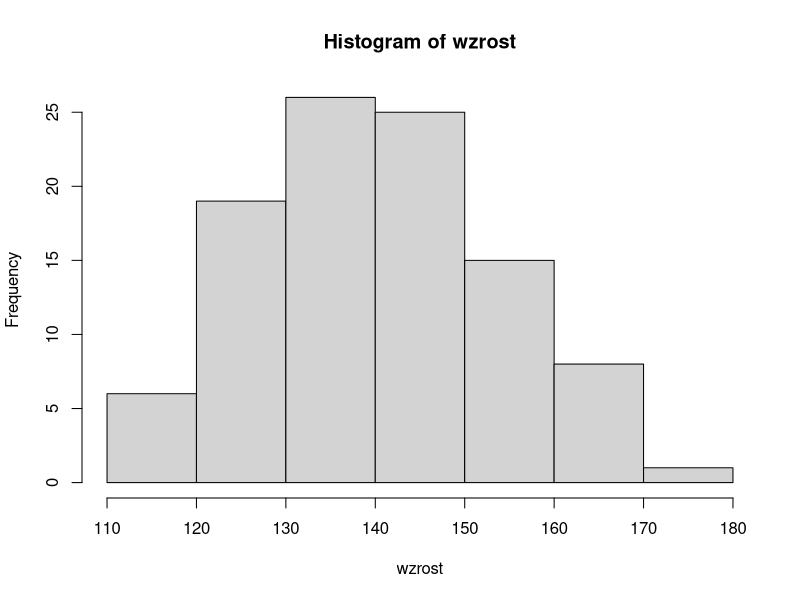
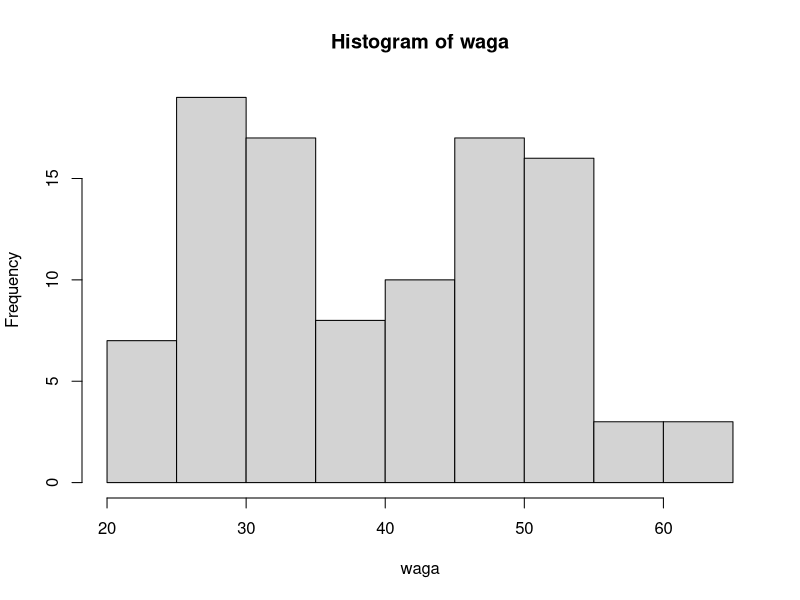
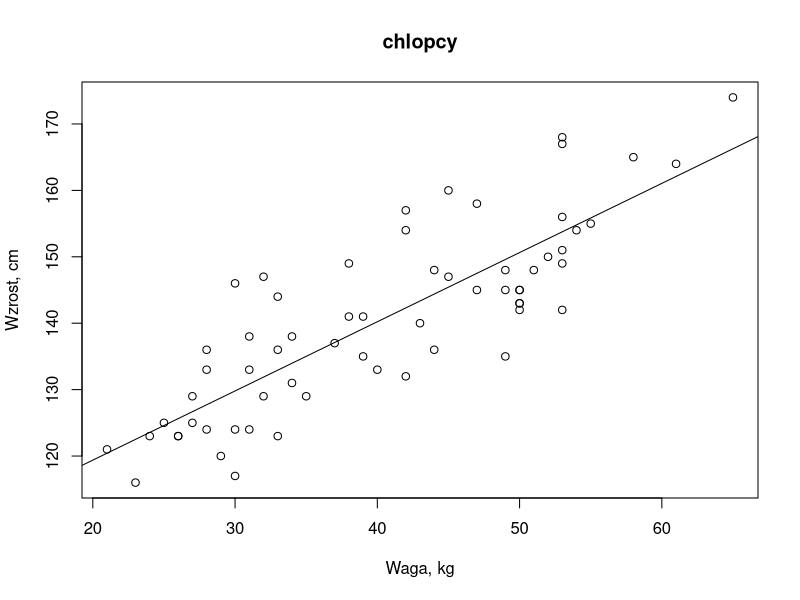
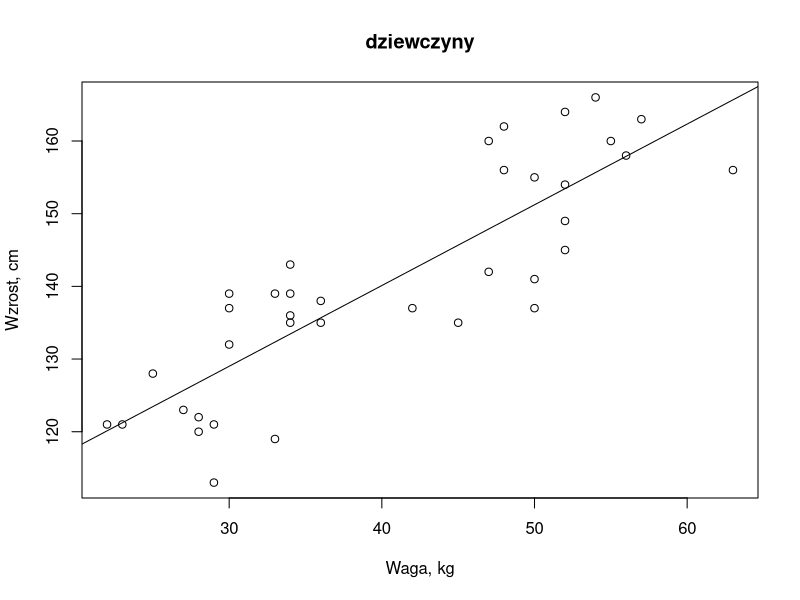
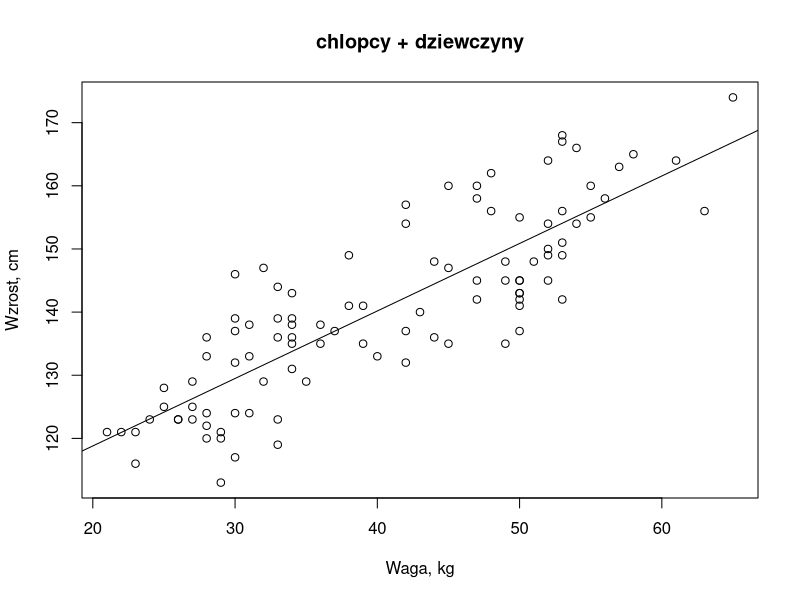
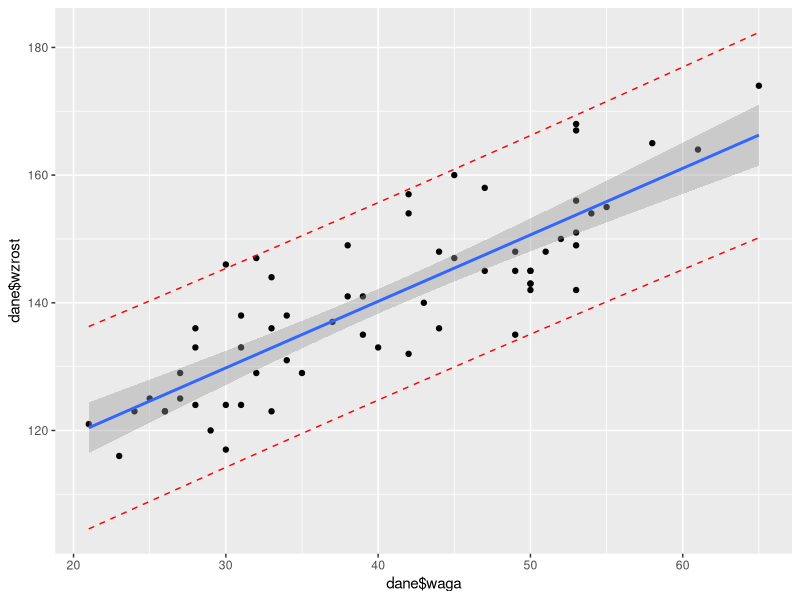
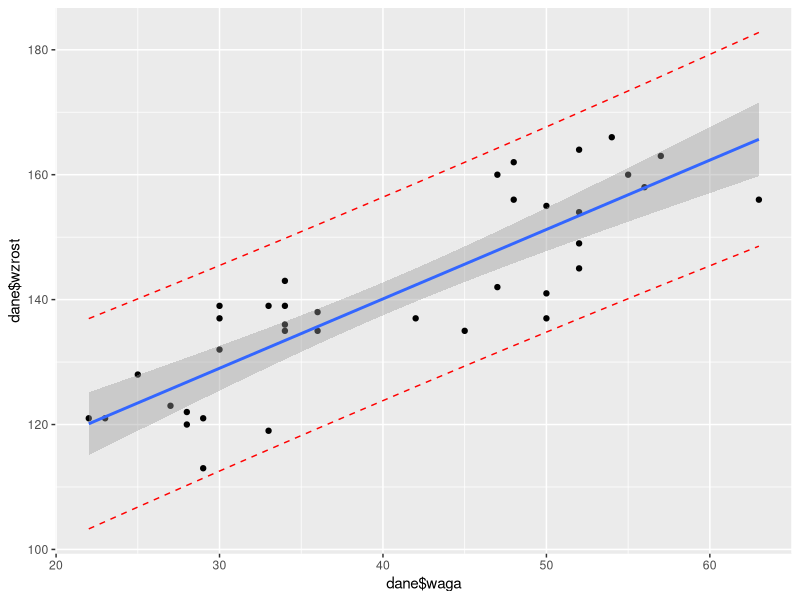
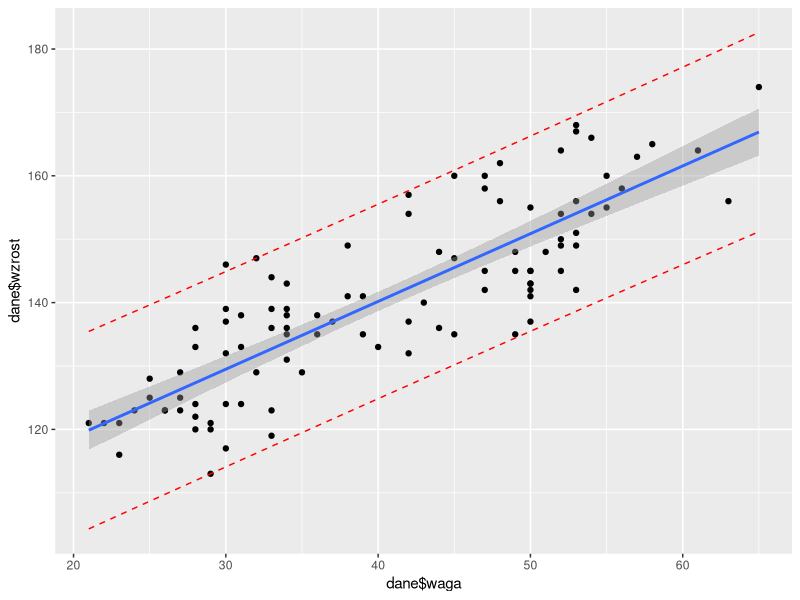

These figures' R source, in order:
#WCZYTYWANIE DANYCH
dane <- read.delim("dane.txt")
wzrost <- dane[ , c("wzrost")]  
plec <- dane[ , c("plec")]  
waga <- dane[ , c("waga")]  


#ZADANIE 1
mean(wzrost)
sd(wzrost)
quantile(wzrost)
hist(wzrost)
hist(waga)

#ZADANIE 2
chlopcy <- subset(dane,plec==1)
dziewczyny <- subset(dane,plec==0)

modelReglinp <- function(X){
  return(lm(X$wzrost ~ X$waga))
}

reglinp = function(X, name){
  fit <- modelReglinp(X)
  summary(fit)
  
  plot(X$waga, X$wzrost, main = name, xlab = "Waga, kg", ylab = "Wzrost, cm") 
  abline(fit)
  
}

reglinp(chlopcy, "chlopcy")
reglinp(dziewczyny, "dziewczyny")
reglinp(dane, "chlopcy + dziewczyny")


#Zadanie 3

prediction <- function(dane){
  
  model <- modelReglinp(dane)

  pred.int <- predict(model, interval = "prediction")
  mydata <- cbind(dane, pred.int)

  library("ggplot2")
  p <- ggplot(mydata, aes(dane$waga, dane$wzrost)) +
    geom_point() +
    stat_smooth(method = lm)

  p + geom_line(aes(y = lwr), color = "red", linetype = "dashed")+
    geom_line(aes(y = upr), color = "red", linetype = "dashed")
  
}


prediction(chlopcy)
prediction(dziewczyny)
prediction(dane)

